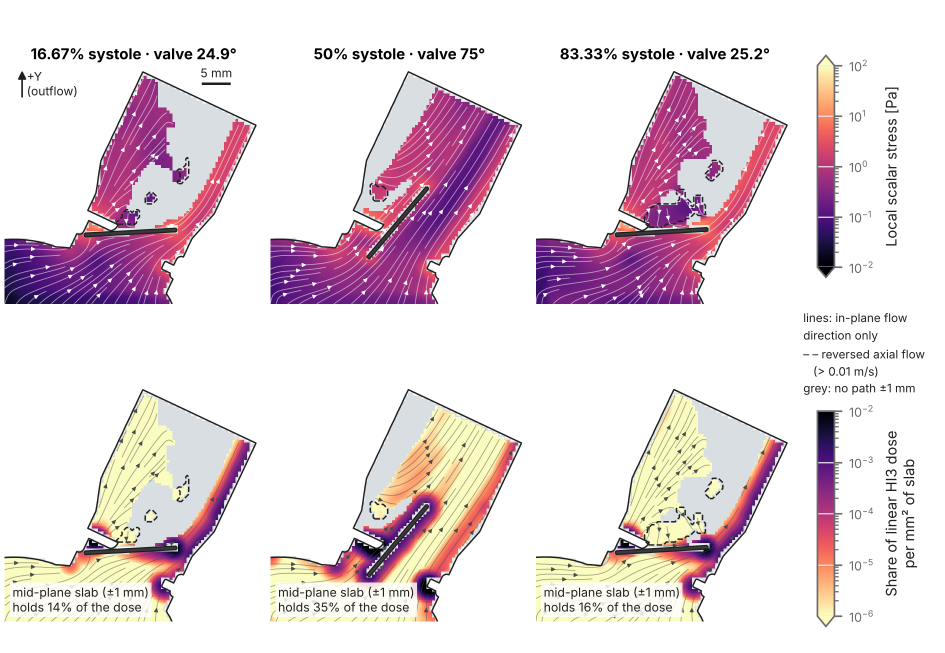
#> input picture valve_cutaway/figures/F3_companion_section.png, 1890 x 1305 px, given in place of F3_companion_section.png_16.png, which was not available (shown at 1/2 size)
$ python fig_annot.py figures/F3_companion_section.png figures/F3_companion_section3d.png figures/F3_companion_section3d.png
#> lines starting #> are read from the running program, lines starting #| are printed output that depends on the picture; pictures that were not available may be replaced by others from this repository, and a replacement may not be noted
### valve_cutaway/report_style.py
"""One place for the look of the report figures.

    import report_style as rs
    rs.apply()                      # loads p4p_report.mplstyle
    fig, ax = plt.subplots(figsize=(rs.WIDTH, 2.5))

Change fonts/sizes/grid in p4p_report.mplstyle; change colours/markers here.
Colours: phases use a lightness-ordered purple -> pink -> peach ramp (bi/trans
flag inspired, see AGENTS.md) and every phase also has its own marker, so
colour is never the only cue. Device colours are a validated blue/pink pair.
"""
from pathlib import Path

import matplotlib.pyplot as plt

HERE = Path(__file__).resolve().parent
STYLE = HERE / "p4p_report.mplstyle"

WIDTH = 6.3                     # inches ≈ 16 cm text width; use WIDTH/2 for half-width figures

PHASE_COLOURS = ["#2D1E5C", "#5B3A8E", "#9B4F96", "#D0668F", "#EE9A6B"]   # 16.67 … 83 %
PHASE_MARKERS = ["o", "s", "D", "^", "v"]
DEVICE_COLOURS = {"50 cc": "#2E6DB4", "35 cc": "#C2477F"}
# three-case comparison (validated set: CVD dE >= 8.5; orange needs labels/legend)
CASE_STYLE = {
    "50 cc 120 BPM": dict(color="#2E6DB4", marker="o", ls="-"),
    "35 cc 120 BPM": dict(color="#C2477F", marker="s", ls="--"),
    "35 cc 171 BPM": dict(color="#D98A1E", marker="^", ls="-."),
}
TIME_TERM, STRESS_TERM = "#8FB8DE", "#D98CB3"                            # F2d bars
INK, MUTED, GRID = "#1F1F1F", "#6B6B6B", "#E6E6E6"
FORMATS = ("png", "pdf")


FONT_DIR = HERE / "fonts"          # Helvetica Neue LT Pro .otf files (the user's own copy)


def _register_fonts():
    """Register the bundled Helvetica Neue and make it the default sans-serif."""
    from matplotlib import font_manager
    names = []
    for f in sorted(FONT_DIR.glob("*.otf")) + sorted(FONT_DIR.glob("*.ttf")):
        font_manager.fontManager.addfont(str(f))
        names.append(font_manager.FontProperties(fname=str(f)).get_name())
    if names:
        fam = names[0]
        # family list = per-glyph fallback (symbols such as ∝, →, θ missing from Helvetica)
        plt.rcParams["font.family"] = [fam, "DejaVu Sans"]
    return names


def apply():
    plt.style.use(str(STYLE))
    _register_fonts()


# [4 lines left out: function save, not called in this run]

### valve_cutaway/fig_annot.py
import sys, json; sys.path.insert(0,'.')
from fig_film import *
from matplotlib.patches import FancyArrowPatch
from matplotlib.path import Path as MPath
C_BF='#2E6DB4'
SHADE='#8DB8E8'; SHADE_A=0.55
def shaded(f):
    """Multiply-blend a soft tint over the backflow volume's screen footprint (mask_<tag>_<k>.png)."""
    from scipy.ndimage import gaussian_filter
    im=np.asarray(Image.open(f).convert('RGB')).astype(float)/255
    mf=f.replace('v4_','mask_')
    try: m=1-np.asarray(Image.open(mf).convert('L')).astype(float)/255
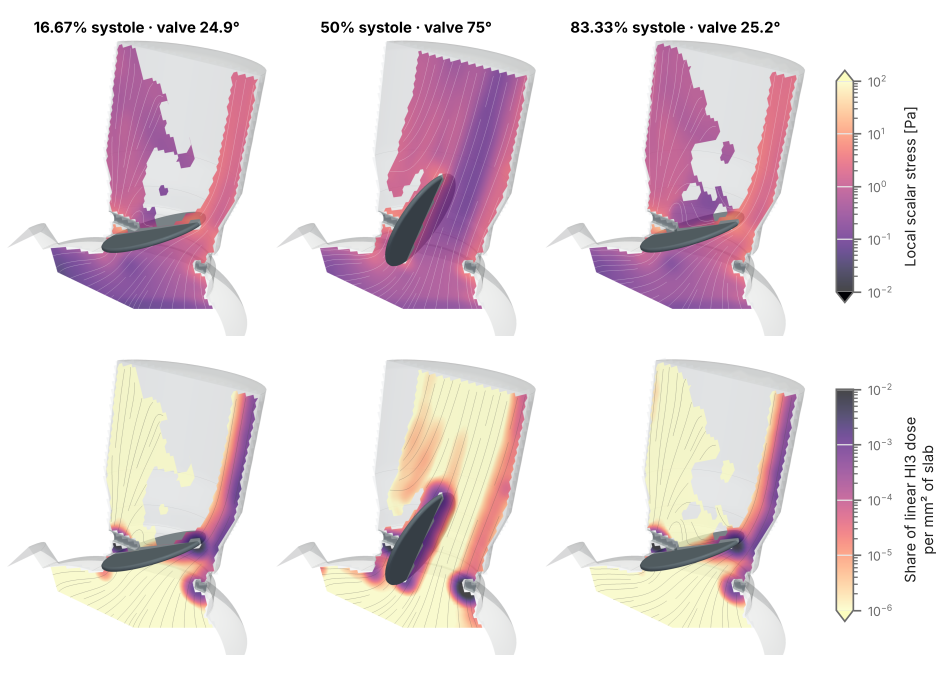
#> input picture valve_cutaway/figures/F3_companion_section3d.png, 1890 x 1350 px, given in place of F3_companion_section.png_16.png, which was not available (shown at 1/2 size)
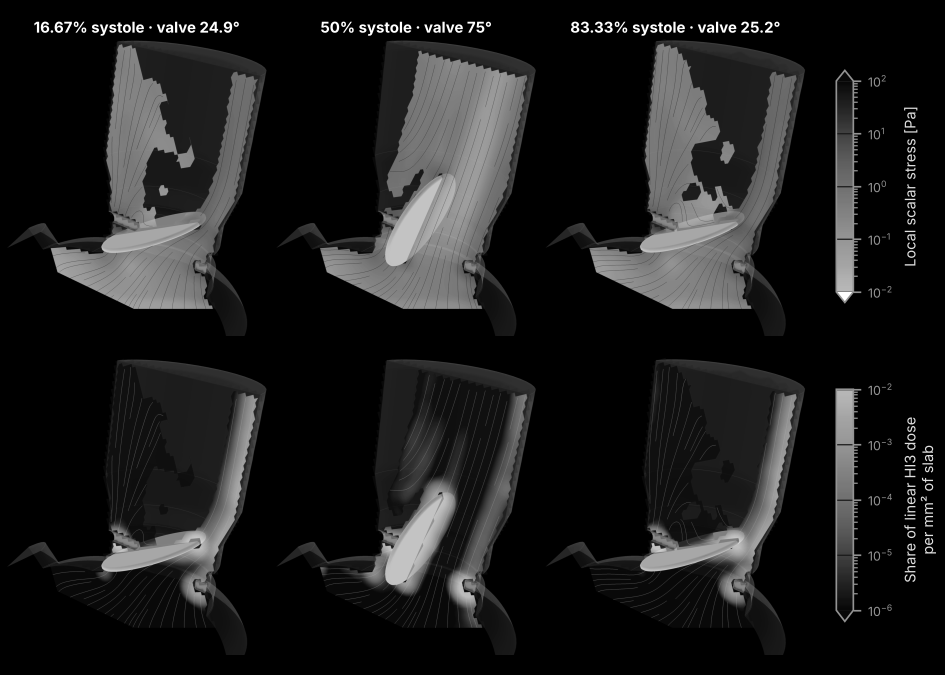
#> m: shape (1350, 1890) float64 (shown at 1/2 size); min 0, max 1, mean 0.113
    except FileNotFoundError: return (im*255).astype(np.uint8)
    m=np.clip(gaussian_filter(m,2.5),0,1)[...,None]*SHADE_A
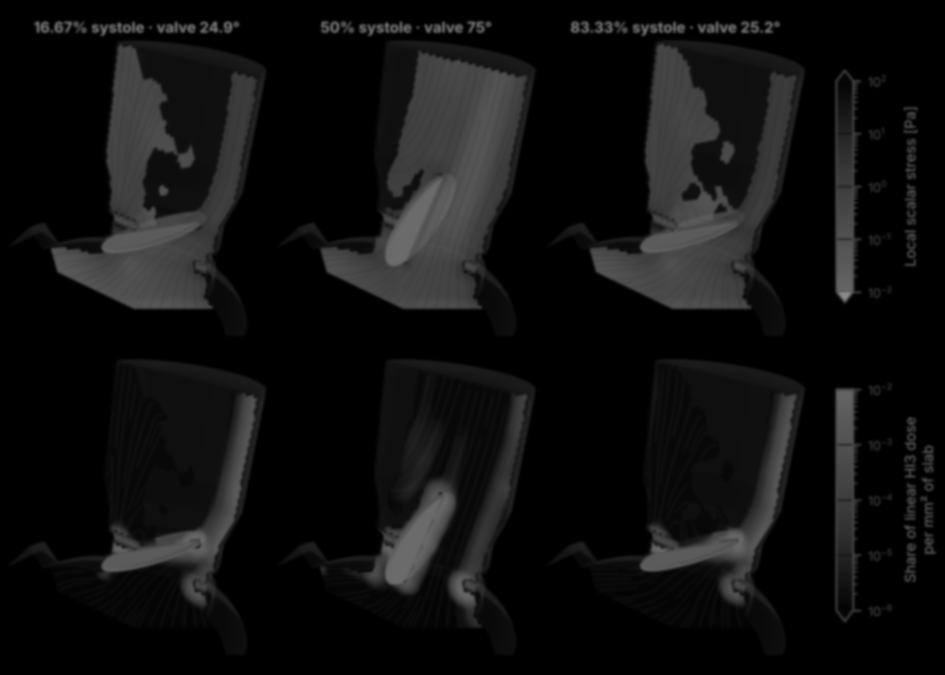
#> m: shape (1350, 1890, 1) float64 (shown at 1/2 size); min 0, max 0.548, mean 0.0619
    tint=np.array(matplotlib.colors.to_rgb(SHADE))
#> (the run stopped early here; a loop or call above may not have finished)
